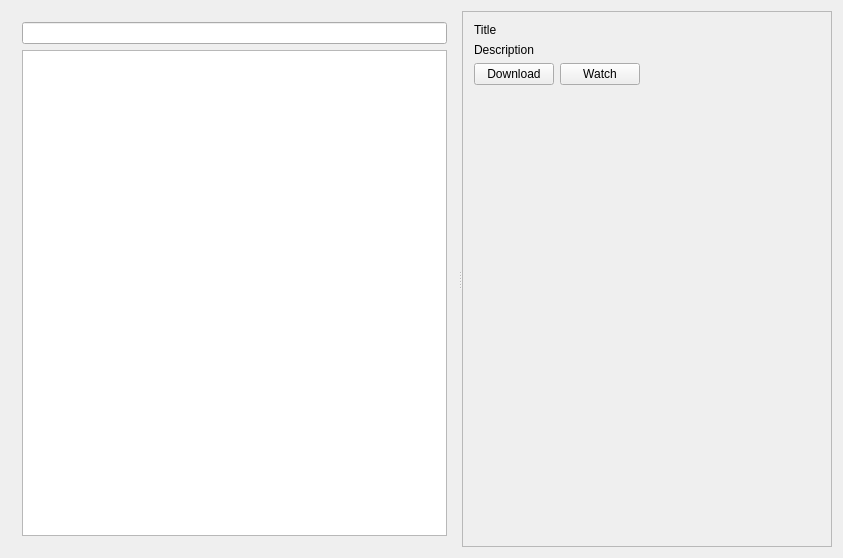
<?xml version="1.0" encoding="UTF-8"?>
<ui version="4.0">
 <class>MainWindow</class>
 <widget class="QMainWindow" name="MainWindow">
  <property name="geometry">
   <rect>
    <x>0</x>
    <y>0</y>
    <width>843</width>
    <height>558</height>
   </rect>
  </property>
  <property name="windowTitle">
   <string>MainWindow</string>
  </property>
  <widget class="QWidget" name="centralWidget">
   <layout class="QVBoxLayout" name="verticalLayout_3">
    <item>
     <widget class="QSplitter" name="splitter">
      <property name="orientation">
       <enum>Qt::Horizontal</enum>
      </property>
      <widget class="QWidget" name="">
       <layout class="QVBoxLayout" name="verticalLayout">
        <item>
         <widget class="QLineEdit" name="lineEdit">
          <property name="sizePolicy">
           <sizepolicy hsizetype="Preferred" vsizetype="Fixed">
            <horstretch>0</horstretch>
            <verstretch>0</verstretch>
           </sizepolicy>
          </property>
         </widget>
        </item>
        <item>
         <widget class="VideoListView" name="listView">
          <property name="sizePolicy">
           <sizepolicy hsizetype="Preferred" vsizetype="Expanding">
            <horstretch>0</horstretch>
            <verstretch>0</verstretch>
           </sizepolicy>
          </property>
         </widget>
        </item>
       </layout>
      </widget>
      <widget class="QFrame" name="frame">
       <property name="sizePolicy">
        <sizepolicy hsizetype="Expanding" vsizetype="Preferred">
         <horstretch>0</horstretch>
         <verstretch>0</verstretch>
        </sizepolicy>
       </property>
       <property name="frameShape">
        <enum>QFrame::StyledPanel</enum>
       </property>
       <property name="frameShadow">
        <enum>QFrame::Raised</enum>
       </property>
       <layout class="QVBoxLayout" name="verticalLayout_2">
        <item>
         <widget class="QLabel" name="label">
          <property name="sizePolicy">
           <sizepolicy hsizetype="Expanding" vsizetype="Preferred">
            <horstretch>0</horstretch>
            <verstretch>0</verstretch>
           </sizepolicy>
          </property>
          <property name="text">
           <string>Title</string>
          </property>
         </widget>
        </item>
        <item>
         <widget class="QLabel" name="label_2">
          <property name="sizePolicy">
           <sizepolicy hsizetype="Expanding" vsizetype="Preferred">
            <horstretch>0</horstretch>
            <verstretch>0</verstretch>
           </sizepolicy>
          </property>
          <property name="text">
           <string>Description</string>
          </property>
         </widget>
        </item>
        <item>
         <layout class="QHBoxLayout" name="horizontalLayout">
          <item>
           <widget class="QPushButton" name="pushButton">
            <property name="text">
             <string>Download</string>
            </property>
           </widget>
          </item>
          <item>
           <widget class="QPushButton" name="pushButton_3">
            <property name="text">
             <string>Watch</string>
            </property>
           </widget>
          </item>
          <item>
           <spacer name="horizontalSpacer">
            <property name="orientation">
             <enum>Qt::Horizontal</enum>
            </property>
            <property name="sizeHint" stdset="0">
             <size>
              <width>40</width>
              <height>20</height>
             </size>
            </property>
           </spacer>
          </item>
         </layout>
        </item>
        <item>
         <spacer name="verticalSpacer">
          <property name="orientation">
           <enum>Qt::Vertical</enum>
          </property>
          <property name="sizeHint" stdset="0">
           <size>
            <width>20</width>
            <height>393</height>
           </size>
          </property>
         </spacer>
        </item>
       </layout>
      </widget>
     </widget>
    </item>
   </layout>
  </widget>
  <widget class="QMenuBar" name="menuBar">
   <property name="geometry">
    <rect>
     <x>0</x>
     <y>0</y>
     <width>843</width>
     <height>22</height>
    </rect>
   </property>
  </widget>
 </widget>
 <layoutdefault spacing="6" margin="11"/>
 <customwidgets>
  <customwidget>
   <class>VideoListView</class>
   <extends>QListView</extends>
   <header>videolistview.h</header>
  </customwidget>
 </customwidgets>
 <resources/>
 <connections/>
</ui>
